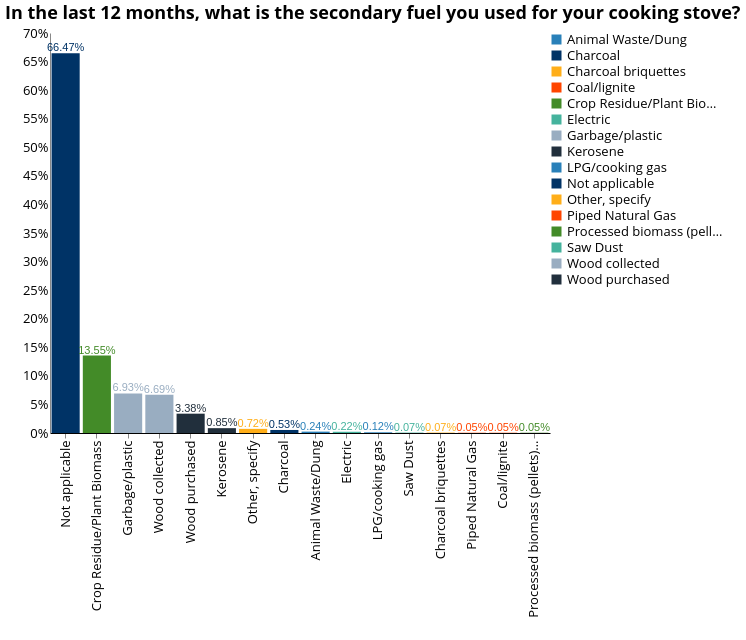

This figure's Vega-Lite source:
### Vega-Lite specification from a JSON file in a GitHub repository (floating-point values rounded to 4 significant figures; data arrays with more than 128 entries replaced by an {"elided": "..."} marker saying what was removed)
{"width": 800, "height": 400, "config": {"title": {"fontSize": 18, "font": "Open Sans", "anchor": "center", "fontColor": "#000000"}, "axisX": {"domain": true, "domainColor": "#000000", "grid": false, "labelFont": "Open Sans", "labelFontSize": 13, "titleFont": "Open Sans", "titleFontSize": 13, "titleFontWeight": "normal", "title": "X Axis Title (units)"}, "axisY": {"domain": true, "grid": false, "gridColor": "#DEDDDD", "gridWidth": 1, "labelFont": "Open Sans", "labelFontSize": 13, "labelAngle": 0, "ticks": false, "titleFont": "Open Sans", "titleFontSize": 13, "titleFontWeight": "normal", "titlePadding": 10, "title": "Y Axis Title (units)"}, "range": {"category": ["#2980B9", "#003366", "#FFAE19", "#FF4500", "#438B28", "#45B39D", "#99ADC1", "#212F3C"]}, "legend": {"labelFont": "Open Sans", "labelFontSize": 13, "symbolType": "square", "symbolSize": 100, "titleFont": "Open Sans", "titleFontSize": 13, "titleFontWeight": "normal", "title": "Legend", "orient": "right", "offset": 0}, "tooltip": {"font": "Open Sans"}, "view": {"stroke": "transparent", "text": {"font": "Open Sans", "color": ["#2980B9", "#003366", "#FFAE19", "#FF4500", "#438B28", "#45B39D", "#99ADC1", "#212F3C"], "fontSize": 13, "align": "right", "fontWeight": 400, "size": 13}, "bar": {"size": 40, "binSpacing": 1, "continuousBandSize": 30, "discreteBandSize": 30, "fill": ["#2980B9", "#003366", "#FFAE19", "#FF4500", "#438B28", "#45B39D", "#99ADC1", "#212F3C"], "stroke": false}}}, "layer": [{"mark": "bar", "encoding": {"color": {"type": "nominal", "field": "i19b"}, "tooltip": {"type": "nominal", "field": "i19b"}, "x": {"type": "nominal", "axis": {"title": " "}, "field": "i19b", "sort": {"field": "i19b", "op": "count", "order": "descending"}}, "y": {"type": "quantitative", "aggregate": "sum", "axis": {"format": "%", "title": ""}, "field": "pct"}}, "height": 400, "selection": {"selector009": {"type": "single", "fields": ["locality"], "bind": {"input": "select", "options": [null, 0, 1], "labels": ["National", "Urban", "Rural"], "name": "Locality Breakdown  "}}, "selector010": {"type": "single", "fields": ["elc_aggr_tier"], "bind": {"input": "select", "options": [null, "Tier 0", "Tier 1", "Tier 2", "Tier 3", "Tier 4", "Tier 5"], "labels": ["All Tiers", "Tier 0", "Tier 1", "Tier 2", "Tier 3", "Tier 4", "Tier 5"], "name": "Tiers  "}}}, "transform": [{"joinaggregate": [{"op": "count", "field": "*", "as": "total"}]}, {"calculate": "1 / datum.total", "as": "pct"}], "width": 500}, {"mark": {"type": "text", "align": "center", "baseline": "bottom"}, "encoding": {"color": {"type": "nominal", "field": "i19b"}, "text": {"type": "quantitative", "aggregate": "sum", "field": "pct", "format": ".2%"}, "tooltip": {"type": "nominal", "field": "i19b"}, "x": {"type": "nominal", "axis": {"title": " "}, "field": "i19b", "sort": {"field": "i19b", "op": "count", "order": "descending"}}, "y": {"type": "quantitative", "aggregate": "sum", "axis": {"format": "%", "title": ""}, "field": "pct"}}, "height": 400, "transform": [{"joinaggregate": [{"op": "count", "field": "*", "as": "total"}]}, {"calculate": "1 / datum.total", "as": "pct"}], "width": 500}], "data": {"name": "data-2d8ed29aeb5cc5655acd82d747dcfc9e"}, "title": {"text": ["In the last 12 months, what is the secondary fuel you used for your cooking stove?"], "color": "black", "subtitleColor": "black"}, "transform": [{"filter": {"selection": "selector009"}}, {"filter": {"selection": "selector010"}}], "$schema": "https://vega.github.io/schema/vega-lite/v4.8.1.json", "datasets": {"data-2d8ed29aeb5cc5655acd82d747dcfc9e": {"elided": "4139 records"}}}
